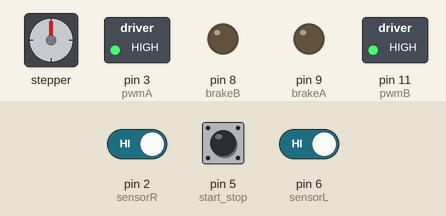
Recording of a sketch running on a simulated Arduino Uno, built with avr-gcc and run on an emulated ATmega328P. Shown: stepper motor, switched loads named in the sketch (green lamp = pin HIGH), output pins drawn as LEDs (lit = HIGH). Inputs (shaded band) come from the test bench; at power-on: pin 5 (start_stop) HIGH, pin 2 (sensorR) HIGH, pin 6 (sensorL) HIGH. Stepper angles assume 2048 steps per turn; what the sketch prints to the serial monitor is not drawn.

Above: at 1.2 s.
1.3 s: pin 5 (start_stop) pulled LOW for 0.15 s
At 3.41 s:
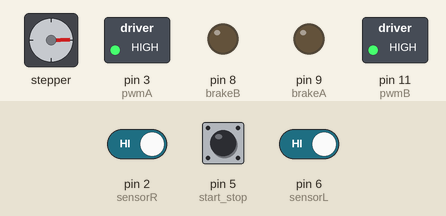
4.3 s: pin 2 (sensorR) driven LOW
7.3 s: pin 6 (sensorL) driven LOW
At 7.3 s:
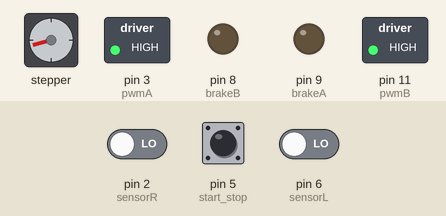
8.8 s: pin 2 (sensorR) driven HIGH
At 9.28 s:
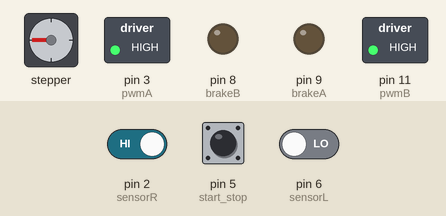
11.8 s: pin 5 (start_stop) pulled LOW for 1 s
At 12.0 s:
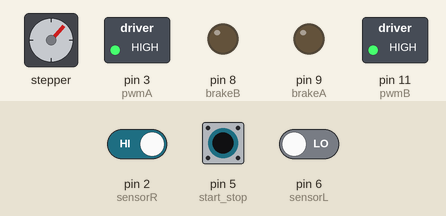
14.3 s: pin 5 (start_stop) pulled LOW for 0.15 s
At 15.22 s:
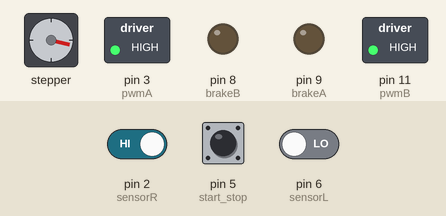
Timing chart, 0 to 18.4 s (numbered marks = the images above; inputs shaded):
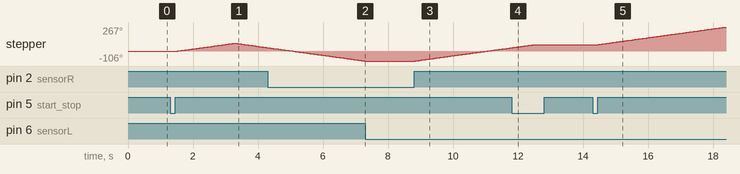

The sketch:

reliability_motor.ino
```cpp
#include <Stepper.h>

//硬體按鈕宣告
const int start_stop = 5; //常量宣告
const int sensorR = 2;
const int sensorL = 6;
const int uartread = 4;
//馬達腳位宣告
const int pwmA = 3;
const int pwmB =  11;
const int brakeA =  9;
const int brakeB =  8;
const int dirA =  12;
const int dirB =  13;

//馬達常數宣告
const int stepsPerRevolution = 2048;
Stepper myStepper =Stepper(stepsPerRevolution, dirA, dirB);

//變數宣告
volatile int stateFlag = 1; //變量宣告
volatile int t = 0; //循環變量 0 1 2
volatile int cont_r = 0; //右邊按鈕計數
volatile int cont_l = 0; // 左邊按鈕計數
volatile int degree = 512; //旋轉步組
volatile int tmp = 1; // print一次使用
volatile int r_step = 0; //右轉步組
volatile int l_step = 0; //左轉步組
volatile int totle_step = 0; //總步數
volatile int totle_cont = 0; //總次數

volatile int max_r = 0;
volatile int min_r = degree;
volatile int avg_r = 0;
volatile int sum_r =0;
volatile int tmp_r = 0;

volatile int max_l = 0;
volatile int min_l = degree;
volatile int avg_l = 0;
volatile int sum_l =0;
volatile int tmp_l = 0;

void setup() {
  pinMode(pwmA, OUTPUT);
  pinMode(pwmB, OUTPUT);
  pinMode(brakeA, OUTPUT);
  pinMode(brakeB, OUTPUT);
  digitalWrite(pwmA, HIGH);
  digitalWrite(pwmB, HIGH);
  digitalWrite(brakeA, LOW);
  digitalWrite(brakeB, LOW);
  pinMode(start_stop,INPUT_PULLUP);
  pinMode(sensorR,INPUT_PULLUP);
  pinMode(sensorL,INPUT_PULLUP);
  // Set the motor speed (RPMs):
  myStepper.setSpeed(12);
  Serial.begin(9600);
}

void loop() {

 if(digitalRead(start_stop)==0){
    delay(30);
    while(digitalRead(start_stop)==0);
    if (stateFlag==1){
      stateFlag = 0;
    }
    else{
      stateFlag = 1;
    }
    tmp = 0;
 }
 if(stateFlag==0){
  totle_cont = totle_cont +1;
  motor(degree);
  stateFlag = 2;
  }
 else if(stateFlag==1){
  if(tmp == 0){
  int cont_rl = cont_l + cont_r;
  avg_r = sum_r/cont_r;
  avg_l = sum_l/cont_l;
  Serial.println("===============================");
  Serial.print("總共轉了 ");
  Serial.print(totle_cont);
  Serial.println(" 次");
  Serial.println("----------------------------------------------------------");
  Serial.print("左邊");
  Serial.print(cont_l);
  Serial.print("次  ");
  Serial.print("最大步數");
  Serial.print(max_l);
  Serial.print("步 ");
  Serial.print("最小步數");
  Serial.print(min_l);
  Serial.print("步 ");
  Serial.print("平均步數");
  Serial.print(abs(avg_l));
  Serial.println("步 ");
  Serial.println("----------------------------------------------------------");

  Serial.print("右邊");
  Serial.print(cont_r);
  Serial.print("次 ");
  Serial.print("最大步數");
  Serial.print(max_r);
  Serial.print("步 ");
  Serial.print("最小步數");
  Serial.print(min_r);
  Serial.print("步 ");
  Serial.print("平均步數");
  Serial.print(avg_r);
  Serial.println("步 ");

  Serial.println("-------------------------------------");

  Serial.print("共計 ");
  Serial.print(cont_rl);
  Serial.println("次 ");

  cont_l = 0;
  cont_r = 0;
  totle_cont = 0;
  }
 tmp = 1;
 }
 else{
  stateFlag = 0;
 }
}


//==============馬達程式=============================

void motor (int x)
//step = (360/2048)*degree
{

  if(x >0){
      int i = 0;
      while(i < x){
        i = i+1;
          if(digitalRead(sensorR)==0){
            degree = -512; //反轉
            cont_r = cont_r+1;
            l_step = i;
            stateFlag = 0;
            Serial.print("撞到右邊開關   ");
            if(i > max_r){
              max_r = i;
            }
            else if(i < min_r){
              min_r = i;
            }
            else{
              ;
            }
            sum_r = sum_r + i;
            break;
          }
          else{
            myStepper.step(1);
          }
        delay(1);

      }
      degree = -512;
      Serial.print(F("往右轉了"));
      Serial.print(i);
      Serial.println("步");
   }
  else{
     int i = -1;
     while(i > x){
        i = i-1;
          if(digitalRead(sensorL)==0){
            degree = 512;
            r_step = i;
            cont_l = cont_l+1;
            stateFlag = 0;
            Serial.print("撞到左邊開關   ");
            if(abs(i) > max_l){
              max_l = abs(i);
            }
            else if(abs(i) < min_l){
              min_l = abs(i);
            }
            else{
              ;
            }
            sum_l = sum_l + abs(i);
            break;
          }
          else{
            myStepper.step(-1);
          }
      delay(1);
     }
      degree = 512;
      Serial.print(F("往左轉了"));
      Serial.print(abs(i));
      Serial.println("步");
   }
}
```

Measured:
- after the input at 1.3 s, stepper: turns 90° clockwise in 1.8 s, then 50° counter-clockwise in 0.98 s
- after the input at 7.3 s, stepper: stops changing and stays -106°
- after the input at 8.8 s, stepper: keeps turning clockwise at about 49°/s, starting at once
- after the input at 11.8 s, stepper: goes on until 12.5 s, then stays 74°
- after the input at 14.3 s, stepper: keeps turning clockwise at about 49°/s, starting after 0.17 s
